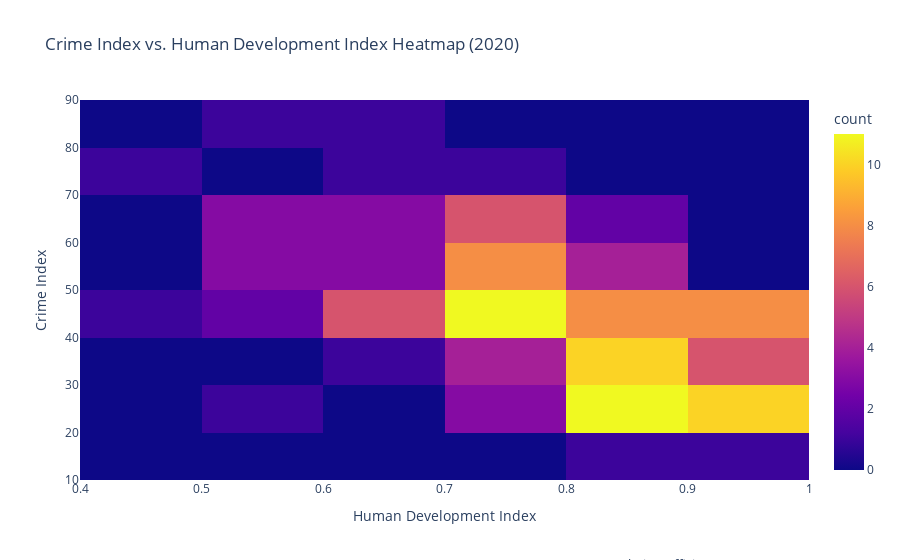

The cell this chart's notebook holds for it:
### Markdown cell above
**3.2.2 De rol van de Index van de Menselijke Ontwikkeling in de criminaliteit**

### Code cell
import pandas as pd
import plotly.express as px

crime_index_file = 'crime_index_by_country.csv'
HDI_File = 'Human Development Index - Full.csv'
crime_index = pd.read_csv(crime_index_file)
hdi_index = pd.read_csv(HDI_File)

# data selecteren
crime_data = crime_index[['Country', 'Crime Index']]
hdi_data = hdi_index[['Country', 'Human Development Index (2020)']]

# Datasets combineren
merged_data = pd.merge(crime_data, hdi_data, on='Country', how='inner')

# De heatmap
fig = px.density_heatmap(merged_data, x='Human Development Index (2020)', y='Crime Index',
                         labels={'Human Development Index (2020)': 'Human Development Index',
                                 'Crime Index': 'Crime Index'},
                         title='Crime Index vs. Human Development Index Heatmap (2020)')

# Bereken de correlatie
correlation = merged_data['Crime Index'].corr(merged_data['Human Development Index (2020)'])

# Correlatie laten zien in de grafiek
description = "correlatiecoëfficiënt: {}".format(correlation)
fig.add_annotation(text=description, xref="paper", yref="paper", x=1.055, y=-0.25, showarrow=False, font=dict(size=13))

fig.show()

### Figure 1 — Plotly figure (JSON) as saved in the notebook; plotly's stock layout.template omitted (floating-point values rounded to 4 significant figures)
{"data": [{"coloraxis": "coloraxis", "hovertemplate": "Human Development Index=%{x}<br>Crime Index=%{y}<br>count=%{z}<extra></extra>", "name": "", "type": "histogram2d", "x": [0.695, 0.56, 0.727, 0.483, 0.621, 0.758, 0.721, 0.672, 0.713, 0.633, 0.59, 0.762, 0.655, 0.535, 0.815, 0.703, 0.84, 0.578, 0.764, 0.737, 0.6, 0.635, 0.806, 0.548, 0.745, 0.524, 0.694, null, 0.816, 0.756, 0.814, 0.734, 0.713, 0.756, 0.821, 0.731, 0.596, 0.736, 0.73, 0.852, 0.498, 0.679, 0.777, 0.775, 0.632, 0.679, 0.92, 0.942, 0.898, 0.6, 0.734, 0.804, 0.801, 0.709, 0.766, 0.943, 0.654, 0.928, 0.924, 0.642, 0.889, 0.543, 0.726, 0.57, 0.71, 0.936, 0.737, 0.947, 0.826, 0.886, 0.723, 0.931, 0.78, 0.802, 0.794, 0.833, 0.911, 0.774, 0.802, 0.804, 0.871, 0.604, 0.849, 0.944, 0.959, 0.822, 0.879, 0.876, 0.924, 0.899, 0.73, 0.894, 0.939, 0.764, 0.917, 0.863, 0.857, 0.781, 0.83, 0.721, 0.824, 0.922, 0.939, 0.877, 0.87, 0.947, 0.938, 0.807, 0.855, 0.913, 0.957, 0.892, 0.757, 0.532, 0.923, 0.956, 0.913, 0.949, 0.827, 0.802, 0.912, 0.854], "xaxis": "x", "xbingroup": "x", "y": [84.36, 80.04, 77.29, 76.97, 76.65, 68.31, 68.15, 67.84, 67.2, 66.12, 65.74, 65.65, 63.82, 63.27, 62.74, 62.27, 62.26, 61.73, 61.04, 59.57, 58.86, 58.59, 58.55, 57.8, 57.47, 56.14, 56.13, 56.04, 55.59, 54.94, 54.81, 54.61, 53.47, 53.31, 53.02, 52.66, 52.18, 50.41, 49.6, 49.6, 49.23, 48.97, 48.91, 48.84, 48.64, 48, 47.7, 47.43, 47.37, 46.93, 46.65, 46.41, 46.2, 46.06, 46.03, 45.68, 45.54, 45.29, 44.54, 44.42, 44.24, 44.18, 44.07, 43.22, 42.22, 42.19, 41.68, 41.67, 41.56, 41.3, 40.83, 40.64, 40.23, 40.01, 39.86, 39.5, 39.37, 38.61, 38.55, 37.73, 37.43, 35.61, 35.23, 35.14, 34.62, 34.57, 33.88, 33.13, 32.75, 32.33, 32.12, 31.57, 31.53, 31.18, 30.44, 29.83, 29.81, 29.02, 28.75, 28.62, 27.82, 27.33, 27.15, 26.86, 26.68, 26.09, 25.53, 25.02, 24.67, 24.43, 23.7, 23.56, 22.69, 22.04, 21.67, 21.58, 20.95, 20.91, 20.62, 20.5, 15.45, 11.9], "yaxis": "y", "ybingroup": "y"}], "layout": {"annotations": [{"font": {"size": 13}, "showarrow": false, "text": "correlatiecoëfficiënt: -0.5738010593076646", "x": 1.055, "xref": "paper", "y": -0.25, "yref": "paper"}], "coloraxis": {"colorbar": {"title": {"text": "count"}}, "colorscale": [[0, "#0d0887"], [0.1111, "#46039f"], [0.2222, "#7201a8"], [0.3333, "#9c179e"], [0.4444, "#bd3786"], [0.5556, "#d8576b"], [0.6667, "#ed7953"], [0.7778, "#fb9f3a"], [0.8889, "#fdca26"], [1, "#f0f921"]]}, "legend": {"tracegroupgap": 0}, "title": {"text": "Crime Index vs. Human Development Index Heatmap (2020)"}, "xaxis": {"anchor": "y", "domain": [0, 1], "title": {"text": "Human Development Index"}}, "yaxis": {"anchor": "x", "domain": [0, 1], "title": {"text": "Crime Index"}}}}
